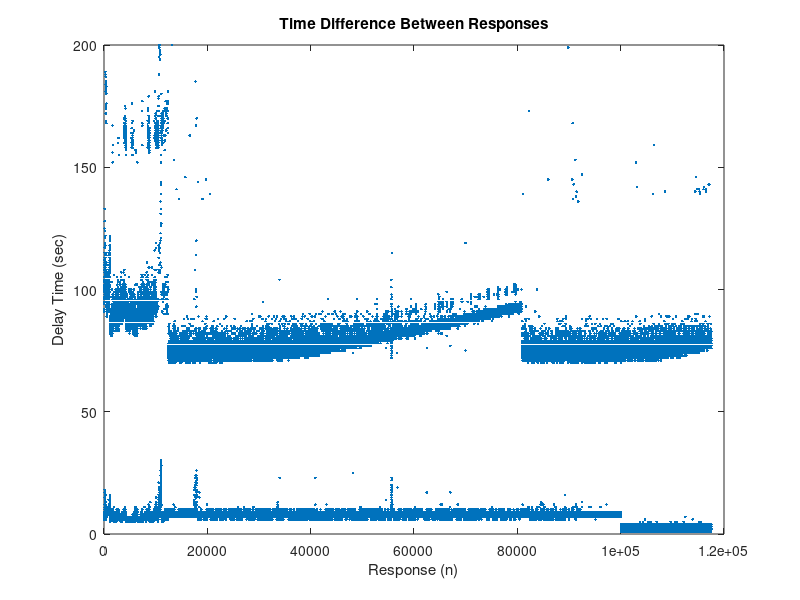
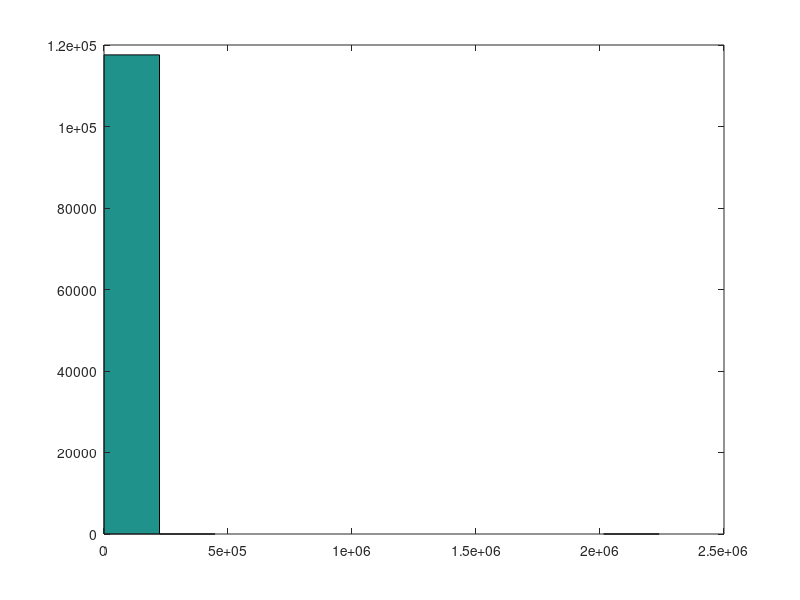
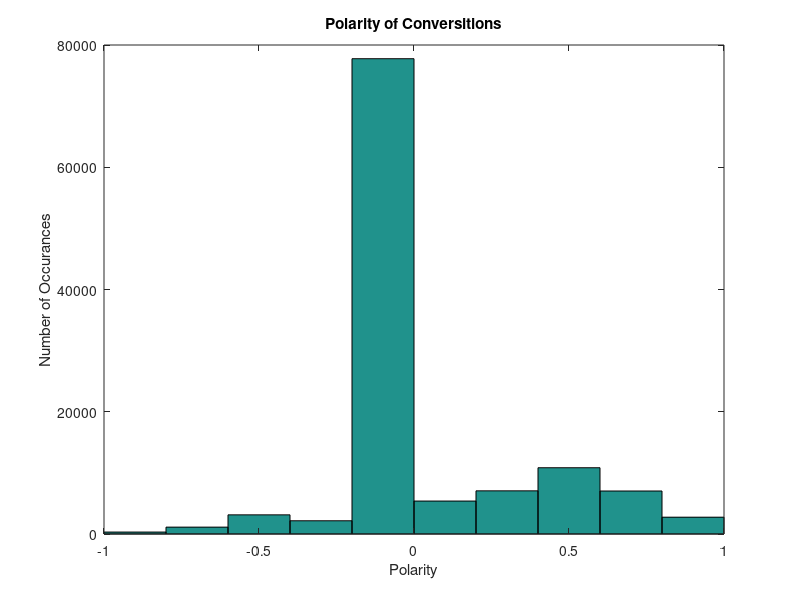
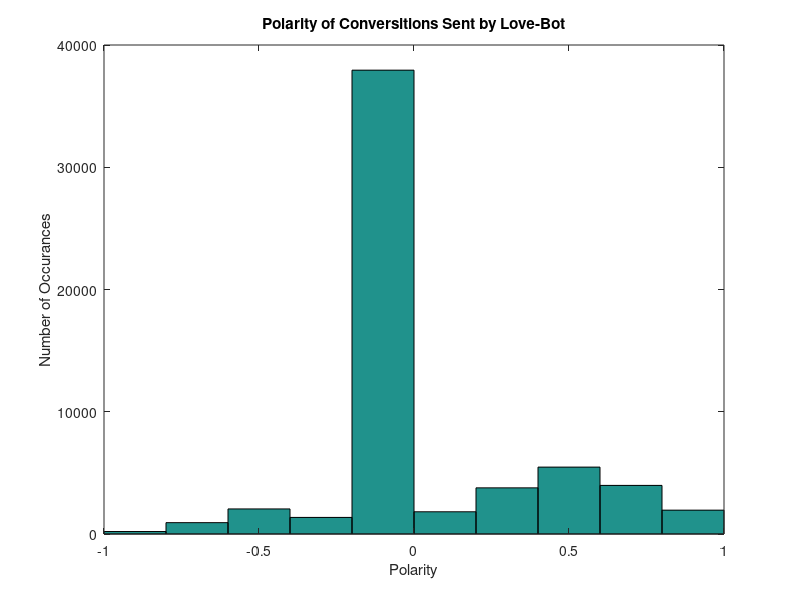

MATLAB code for these plots, in order:
close all
clear all
load lovebot20221012Name.mat
load lovebot20221012Polarity.mat
load lovebot20221012Subjectivity.mat
load lovebot20221012Time.mat
load lovebot20221012PolarityLoveBot.mat
load lovebot20221012PolarityHikari.mat
load lovebot20221012SubjectivityLoveBot.mat
load lovebot20221012SubjectivityHikari.mat
load lovebot20221012ReplyTimeHikari.mat
load lovebot20221012ReplyTimeLoveBot.mat
load lovebot20221012Dt.mat
dt = diff(lovebotTime);

plot(dt,'.')

ylim([0,200])
xlabel('Response (n)');
ylabel('Delay Time (sec)');
title('Time Difference Between Responses');
shg

figure

hist(dt,10);

figure
hist(lovebotPolarity)
xlabel('Polarity')
ylabel('Number of Occurances')
title('Polarity of Conversitions')

figure
hist(lovebotLoveBotPolarity)
xlabel('Polarity')
ylabel('Number of Occurances')
title('Polarity of Conversitions Sent by Love-Bot')

figure
hist(lovebotHikariPolarity)
xlabel('Polarity')
ylabel('Number of Occurances')
title('Polarity of Conversitions Sent by Hikari')






figure
hist(lovebotSubjectivity)
xlabel('Subjectivity')
ylabel('Number of Occurances')
title('Subjectivity of Conversations')

figure
hist(lovebotLoveBotSubjectivity)
xlabel('Subjectivity')
ylabel('Number of Occurances')
title('Subjectivity of Conversations Sent by Love-Bot')

figure
hist(lovebotHikariSubjectivity)
xlabel('Subjectivity')
ylabel('Number of Occurances')
title('Subjectivity of Conversations Sent by Hikari')

shg
